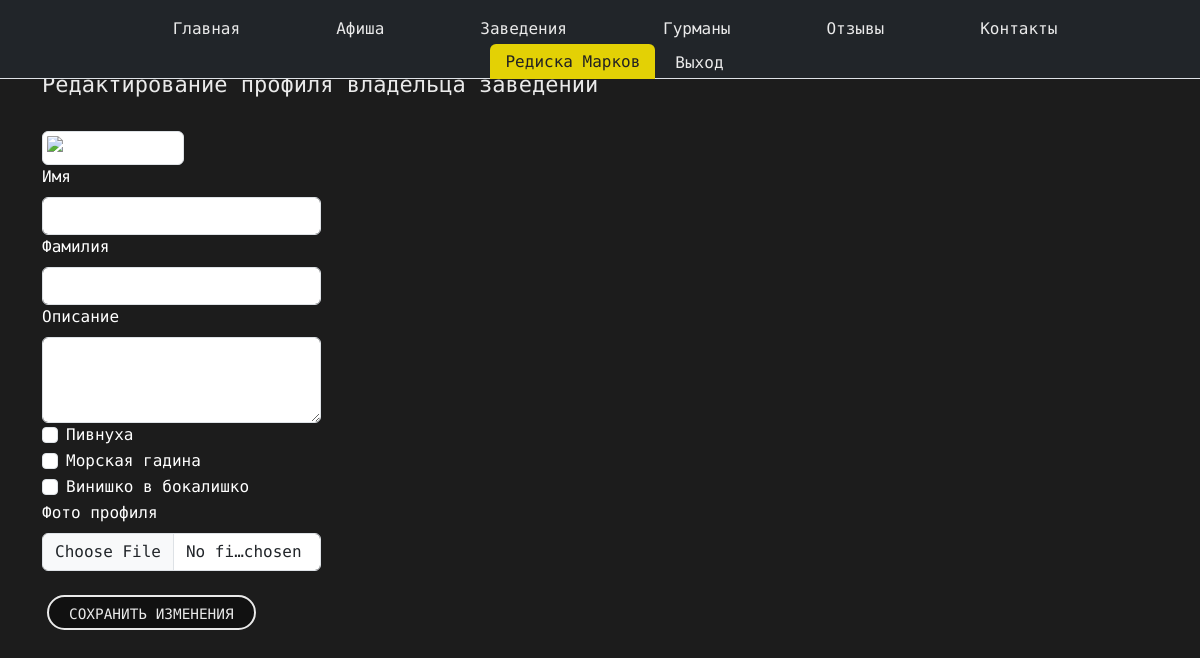
The page /profile/edit/ (signed in) on the database as committed earlier.
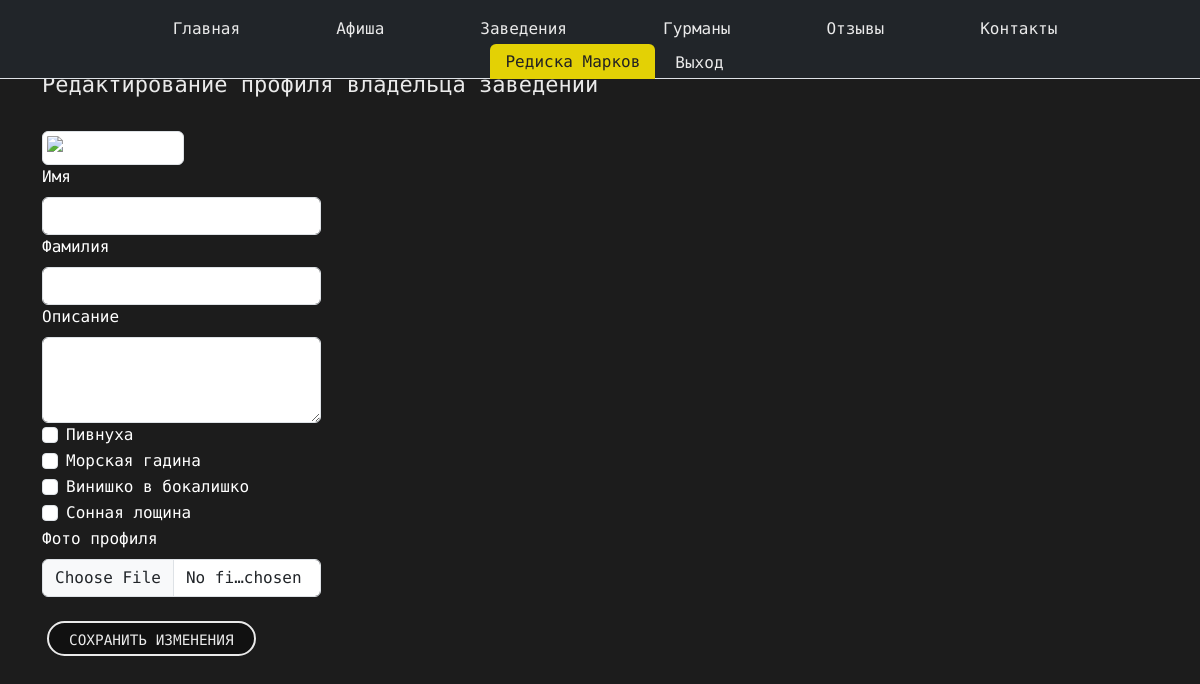
The same page on the database as committed later.
### landing/models.py (models this page shows, shortened)
class Place(models.Model):
  name = models.CharField(max_length=100)
  description = models.TextField()
  place_email = models.EmailField()
  location = models.TextField()
  rating = models.DecimalField(max_digits=10, decimal_places=0)
  phone = models.TextField(max_length=50)
  image = models.ImageField(
    validators=[FileExtensionValidator(allowed_extensions=["jpg", "png", "webp"])],
    verbose_name="Фото заведения",
    upload_to="places/",
    blank=True,
    null=True
  )

class OwnerProfile(models.Model):
    user = models.OneToOneField(User, on_delete=models.CASCADE, related_name='owner_profile')
    description = models.TextField(blank=True)  # 🔥 Вернул поле description
    places = models.ManyToManyField(Place, blank=True)
    image = models.ImageField(upload_to="owners/", blank=True, null=True)

### landing/views.py (the view, shortened to what this page needs)
# urls.py: path("profile/edit/", views.edit_profile, name="edit_profile"),
@login_required
def edit_profile(request):
    user = request.user
    if user.is_gourmand():
        profile = GourmandProfile.objects.filter(user=user).first()
        return render(request, "gourmands/edit_profile_gourmand.html", {"profile": profile})
    elif user.is_owner():
        profile = OwnerProfile.objects.filter(user=user).first()
        all_places = Place.objects.all()
        return render(request, "places/edit_profile_owner.html", {"profile": profile, "all_places": all_places})
    return redirect("index")

### landing/models.py (called while the page is built)
    def is_gourmand(self):
        return self.role == "gourmand"

    def is_owner(self):
        return self.role == "owner"

### templates/places/edit_profile_owner.html (shortened to what this page needs)
{% extends "landing/base.html" %}
{% load static %}
{% block content %}
<div class="container my-5">
 <div class="row gx-1">
  <h2 class="mb-4 pt-4 custom-text-color">Редактирование профиля владельца заведений</h2>
  <form method="POST" enctype="multipart/form-data">
        {% if profile.image %}
            <img src="{{ profile.image.url }}" alt="Фото гурмана" class="img-thumbnail" width="150">
        {% else %}
            <img src="{% static 'img/default.png' %}" alt="Фото гурмана" class="img-thumbnail" width="150">
        {% endif %}
    <div class="col-md-3">
      <label for="first_name" class="form-label">Имя</label>
      <input type="text" class="form-control" id="first_name" name="first_name" value="{{ profile.first_name }}" required>
    </div>
    <div class="col-md-3">
      <label for="last_name" class="form-label">Фамилия</label>
      <input type="text" class="form-control" id="last_name" name="last_name" value="{{ profile.last_name }}" required>
    </div>
    <div class="col-md-3">
      <label for="description" class="form-label">Описание</label>
      <textarea class="form-control" id="description" name="description" rows="3">{{ profile.description }}</textarea>
    </div>
      {% for place in all_places %}
          <div class="form-check">
              <input class="form-check-input" type="checkbox" name="places" value="{{ place.id }}"
                     id="place_{{ place.id }}"
                     {% if place in profile.places.all %}checked{% endif %}>
              <label class="form-check-label" for="place_{{ place.id }}">
                  {{ place.name }}
              </label>
          </div>
      {% endfor %}
    <div class="col-md-3">
      <label for="image" class="form-label">Фото профиля</label>
      <input type="file" class="form-control" id="image" name="image">
    </div>
    <div class="mt-4 button_user">
        <button type="submit" class="custom-button bg_dark">Сохранить изменения</button>
    </div>
  </form>
 </div>
</div>
{% endblock %}

Rows that differ between the two databases and show on the page:
added Place: name "Сонная лощина"
